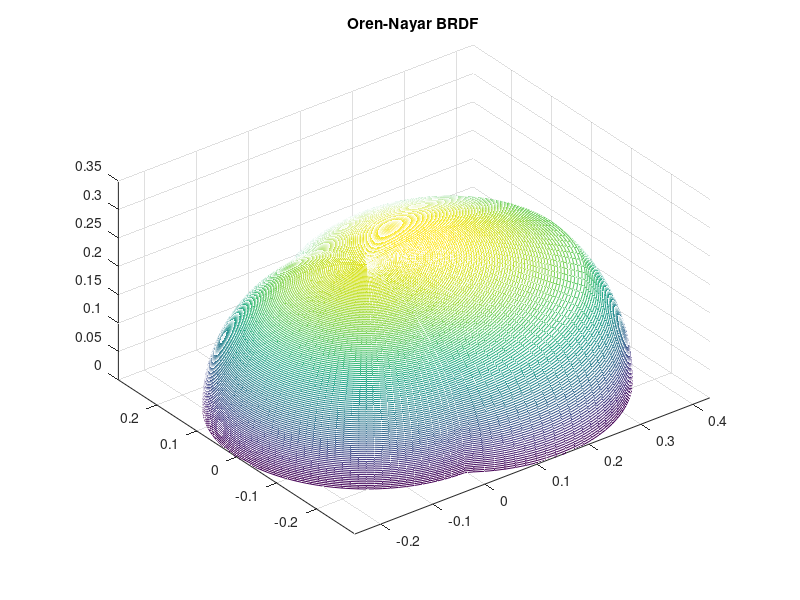

Source code (MATLAB):
% This is a modified version of César Delgado González's answer in '3D
% Antenna Plot' discussion on https://comp.soft-sys.matlab.narkive.com/zjdcLGlN/3d-antenna-plot

clear all
close all hidden

n_theta = 128;
n_phi = 128;
[theta,phi]=meshgrid(0:pi/2./(n_theta-1):pi/2,...
0:2*pi./(n_phi-1):2*pi) ;

Bas = 0.5;
sigma = 0.5;
theta_i = deg2rad(60);
phi_i = deg2rad(0);
A = 1-(sigma^2)/(2*(sigma^2+0.33));
B = (0.45*sigma^2)/(sigma^2+0.09);
alpha = max(theta_i, theta);
beta = min(theta_i, theta);
radio = (1/pi).*(A+B.*max(0, cos(phi_i-phi)).*sin(alpha).*tan(beta));

X=radio.*sin(theta).*cos(phi);
Y=radio.*sin(theta).*sin(phi);
Z=radio.*cos(theta);

mesh(X,Y,Z);
title('Oren-Nayar BRDF');
axis image;

